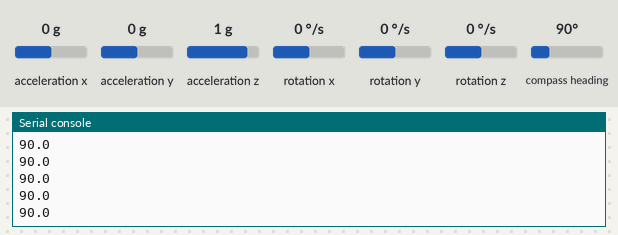
A program run on a simulated CircuitPython board. Shown: the last lines printed to the serial console. The test bench sets the inputs (shaded band); at power-on: compass heading 90°, acceleration x 0 g, acceleration y 0 g, acceleration z 1 g, rotation x 0 °/s, rotation y 0 °/s, rotation z 0 °/s.

Above: at 1.2 s.
1.3 s: compass heading set to 7°
At 1.34 s:
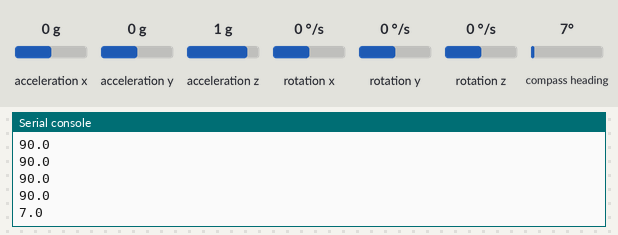
2.8 s: compass heading set to 180°
At 2.81 s:
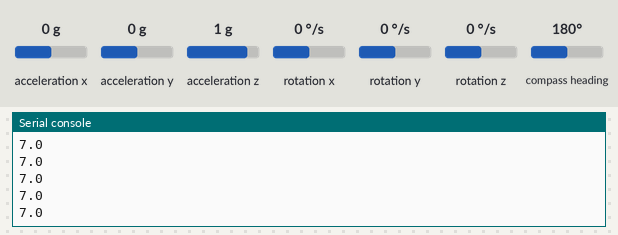
Timing chart, 0 to 5.8 s (numbered marks = the images above; inputs shaded):
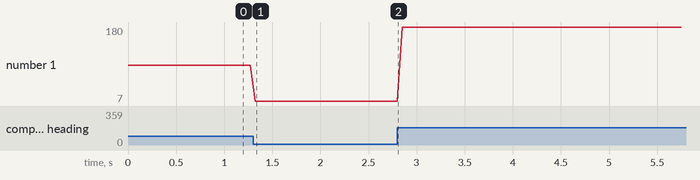

Measured:
- after the input at 1.3 s, the serial console: prints a new line at once (image 1)
- plotted number 1: 90 → 7 after the input at 1.3 s, 7 → 180 after the input at 2.8 s

The program:

doink_main.py
```python
### DOINK code ###

### notes for the future
## make it write to a txt file on board
## use switch to start
## switch other way to stop


# make sure file is named code.py

import math
import board
import time
import busio
import digitalio
import adafruit_lis3mdl # magnetometer
from adafruit_lsm6ds.lsm6ds33 import LSM6DS33 # accel and rate gyro

#print(dir(adafruit_lis3mdl))
#print(dir(LSM6DS33))

#start time when turned on/reset
start_time = time.monotonic()

#I@C setup
i2c = board.I2C()                           # tells the CPB we are using I2C
sensor1 = LSM6DS33(i2c)                     # sens 1 is the accel/gyro on I2C
sensor2 = adafruit_lis3mdl.LIS3MDL(i2c)     # sens 2 is the magnetometer on I2C

#button presses - make this the switch
buttonA = digitalio.DigitalInOut(board.D4)
buttonA.direction = digitalio.Direction.INPUT
buttonA.pull = digitalio.Pull.DOWN

while time.monotonic() - start_time < 40:
    t = time.monotonic() - start_time
    ax,ay,az = sensor1.acceleration         # acceleration data in 3 axis
    wx,wy,wz = sensor1.gyro                 # rate gyro data in 3 axis
    bx,by,bz = sensor2.magnetic             # magnetometer data in 3 axis
    heading = math.atan2(by,bx)*180/math.pi
    print(heading)
    #print(t,ax,ay,az,wx,wy,wz,bx,by,bz)
    time.sleep(0.05)
```
